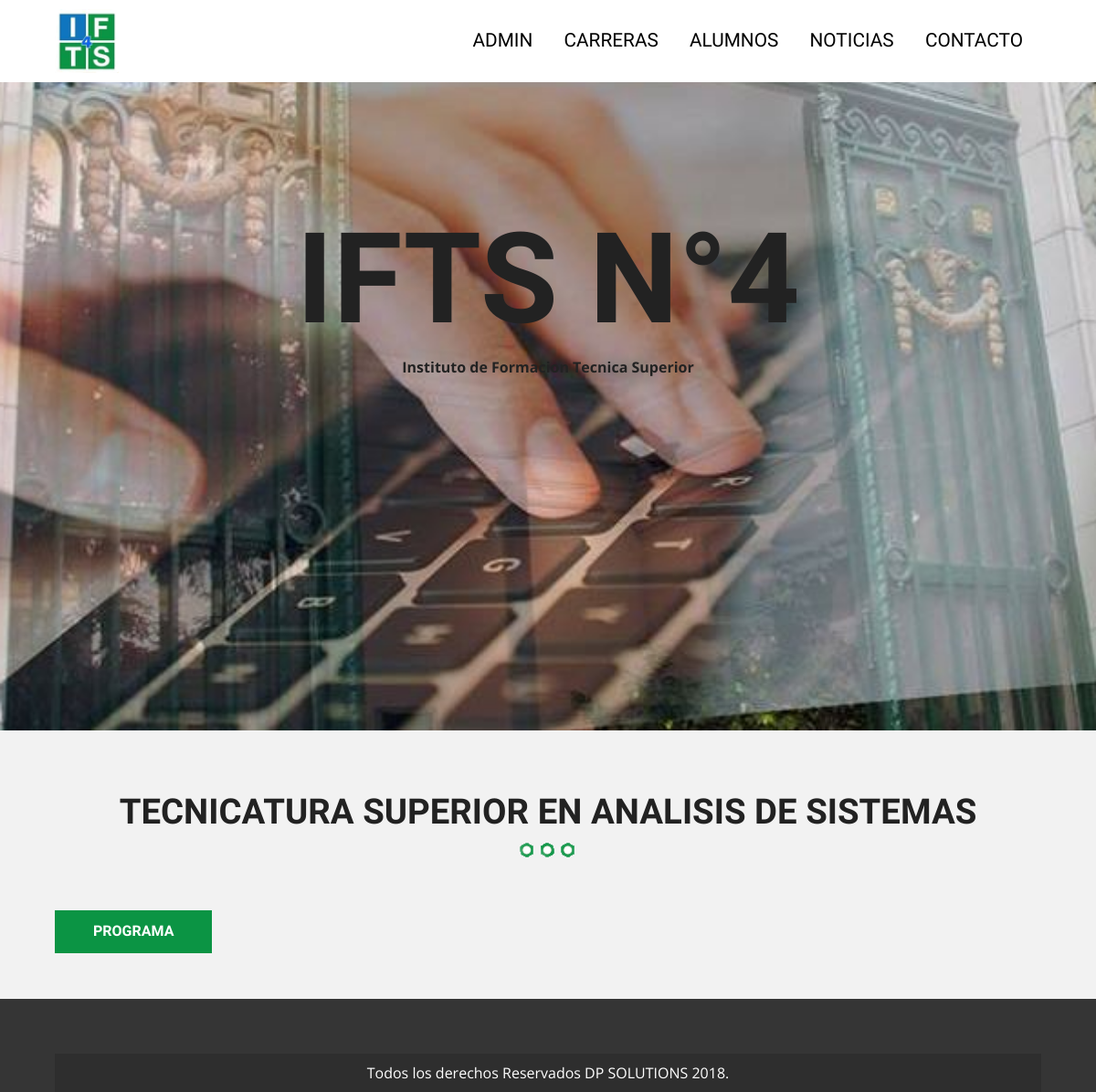
Before: /carreras.php with the older database file.
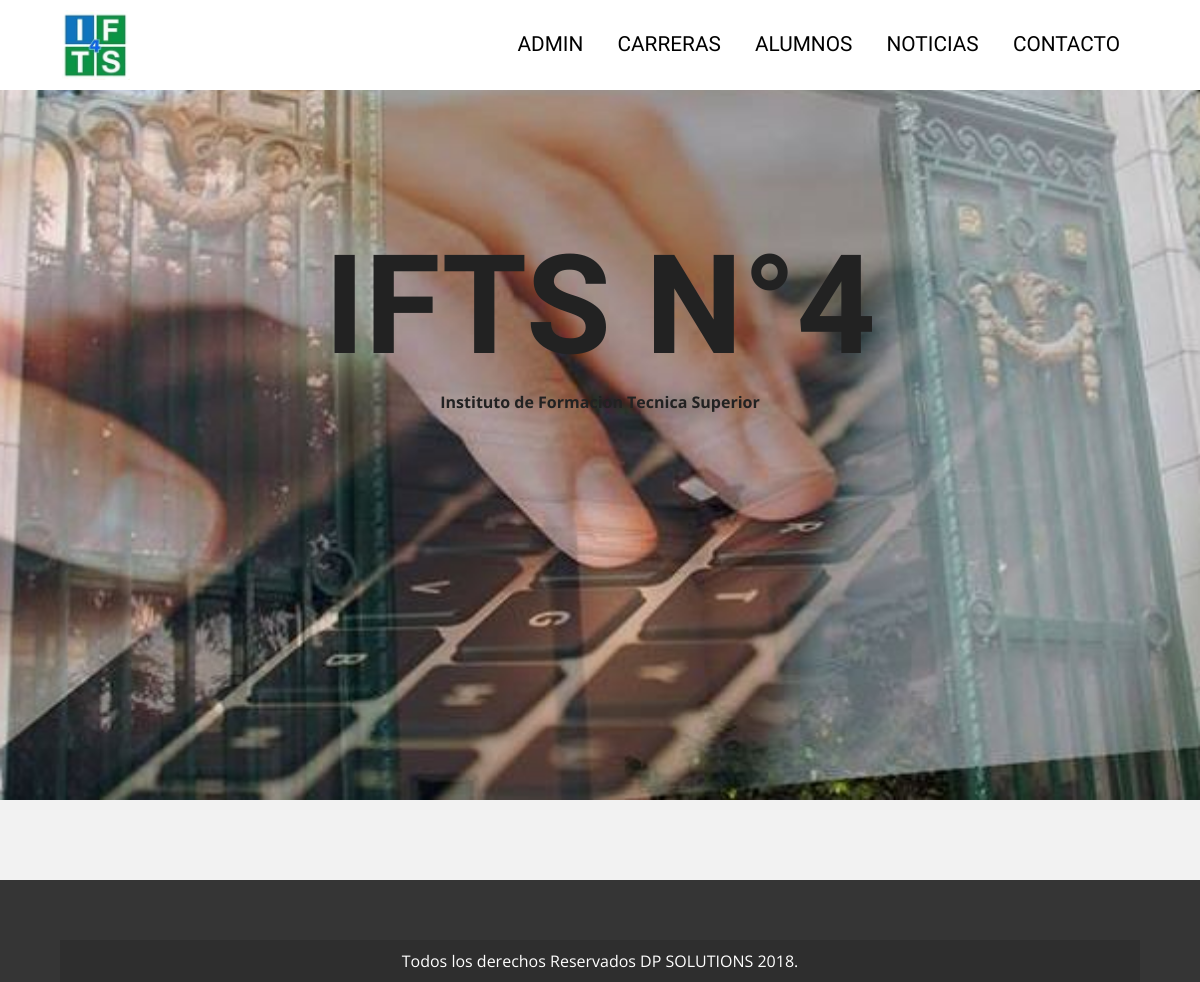
After: the same page with the newer database file.
### tables this page shows
CREATE TABLE `carreras` (
  `idCarreras` int(11) NOT NULL,
  `nombreCarrera` varchar(50) NOT NULL,
  `descripCarrera` longtext NOT NULL,
  `programaCarrera` longtext
);

### carreras.php (the view, shortened to what this page needs)
<?php include_once 'includes/templates/header.php'; ?>
                <?php
                  try {
                    require_once('includes/funciones/bd_conexion.php');
                    $sql = "SELECT * FROM carreras";
                    $resultado = $conn->query($sql);
                  } catch (Exception $e) {
                    $error = $e->getMessage();
                  }
               ?>
        <section class="seccion contenedor">
             <?php while($carreras = $resultado->fetch_all(MYSQLI_ASSOC) ) { ?>
                     <?php foreach($carreras as $carrera): ?>
                      <h2><?php echo $carrera['nombreCarrera']; ?></h2>
                    <a href="/tecnicatura/img/programa_carrera/<?php echo $carrera['programaCarrera']; ?>" download="programa_<?php echo $carrera['programaCarrera']; ?>"><button class="button">PROGRAMA</button></a>
                     <?php endforeach; ?>
                 <?php } ?>
        </section>
    <?php include_once 'includes/templates/footer.php'; ?>

Changed rows visible on the page:
removed carreras: nombreCarrera "TECNICATURA SUPERIOR EN ANALISIS DE SISTEMAS"
